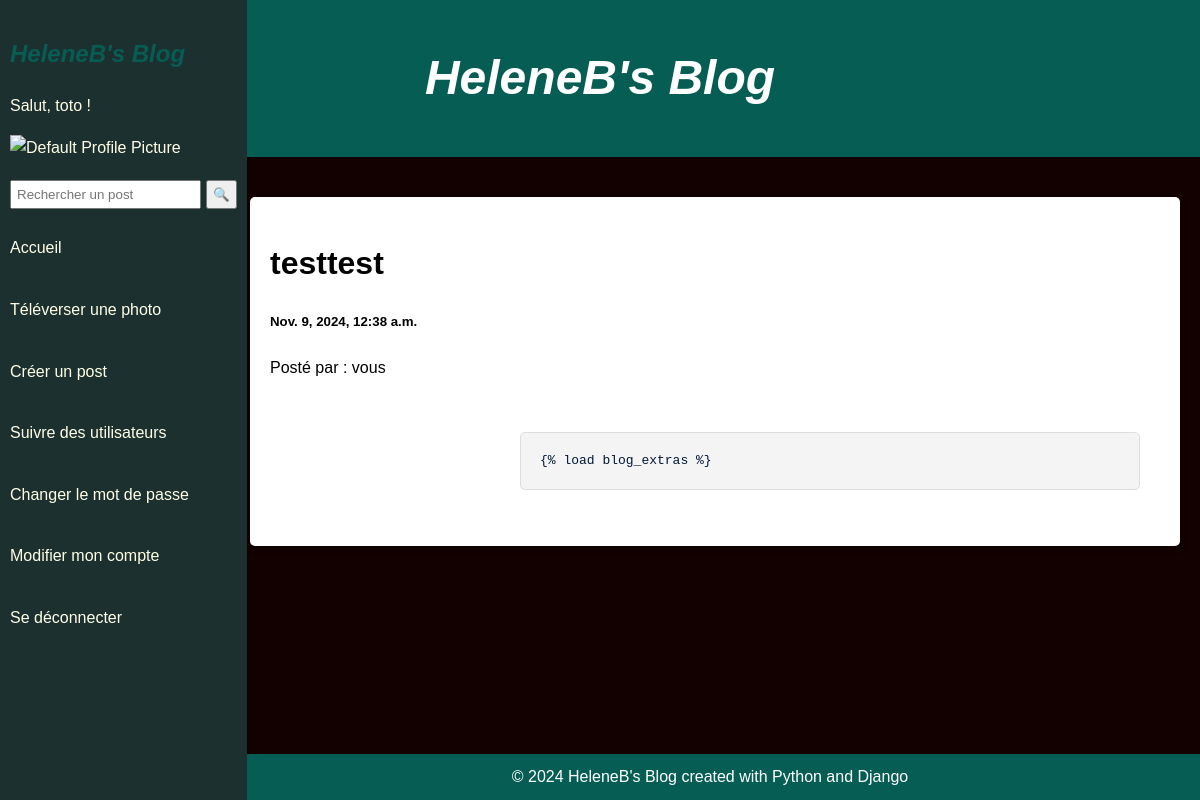
/post/8/ (signed in), run on the app's committed database.
### posts/models.py (models this page shows, shortened)
class User(AbstractUser):
    CREATOR = 'CREATOR'
    SUBSCRIBER = 'SUBSCRIBER'
    ROLE_CHOICES = [
        (CREATOR, 'Creator'),
        (SUBSCRIBER, 'Subscriber'),
    ]
    profile_picture = models.ImageField(upload_to='profile_pictures/', null=True, blank=True)
    role = models.CharField(max_length=300, choices=ROLE_CHOICES, default=SUBSCRIBER)
    follows = models.ManyToManyField(
         'self',
        limit_choices_to={'role': CREATOR},# Un utilisateur ne peut suivre que les créateurs
        symmetrical=False, # Un utilisateur peut suivre plusieurs créateurs, mais un créateur ne peut pas suivre un utilisateur
        verbose_name='suit',# Le nom de la relation
    )

class Post(models.Model):
    title = models.CharField(max_length=100)
    content = models.TextField()
    photo= models.ForeignKey('Photo', on_delete=models.CASCADE, null=True, blank=True)
    created_at = models.DateTimeField(default=datetime.now, blank=True)
    contributors = models.ManyToManyField(settings.AUTH_USER_MODEL, through='PostContributor', related_name='contributions')

### posts/views.py (the view)
# urls.py: path('post/<str:pk>/', views.post, name='post'),
def post(request, pk): #permet de voir un post en particulier
     posts = Post.objects.get(id=pk)
     return render(request, 'posts.html', {'posts':posts})

### posts/templatetags/posts_extras.py (called while the page is built)
@register.simple_tag(takes_context=True)
def get_post_display(context, user):
    if user == context['user']:
        return 'vous'
    return user.username

### templates/posts.html (shortened to what this page needs)
{% extends 'base.html' %}
{% load posts_extras %}
{% block content %}
<div class="row">
  <div class="leftcolumn">
    <div class="card">
      <h1>{{ posts.title }}</h1>
      <h5>{{ posts.created_at }}</h5>
      <p>Posté par : {% get_post_display user=user %}</p>
      <div class="content">
        <pre><code>{{ posts.content }}</code></pre>
      </div>
    </div>
  </div>
</div>
{% endblock %}

### templates/base.html (shortened to what this page needs)
{% load static %}
<!DOCTYPE html>
<html lang="en">
<head>
  <link rel="stylesheet" type="text/css" href="{% static 'css/style.css' %}" />
</head>
<body>
  <div class="header">
    <h2><a href="/index">HeleneB's Blog</a></h2>
  </div>
  <div class="sidebar">
    <h2>HeleneB's Blog</h2>
    {% if user.is_authenticated %}
    <p>Salut, {{ user }} !</p>
    {% if user.profile_picture %}
    <img class="profile_picture" src="{{ user.profile_picture.url }}" alt="Profile Picture">
    {% else %}
    <img class="profile_picture" src="{% static 'assets/default_profile.png' %}" alt="Default Profile Picture">
    {% endif %}
    <form method="get" action="{% url 'search' %}" style="display: flex; align-items: center;">
      <input type="text" name="q" placeholder="Rechercher un post" aria-label="Search"
        style="padding: 5px; margin-right: 5px;">
      <button type="submit" style="padding: 5px;">🔍</button>
    </form>
    <p><a href="{% url 'index' %}">Accueil</a></p>
    {% if perms.posts.add_post %}
    <p><a href="{% url 'photo_upload' %}">Téléverser une photo</a></p>
    <p><a href="{%url 'create'%}"> Créer un post</a></p>
    {% endif %}
    <p><a href="{% url 'follow_users' %}">Suivre des utilisateurs</a></p>
    <p><a href="{% url 'password_change' %}">Changer le mot de passe</a></p>
    <p><a href="{%url 'update_profile' %}">Modifier mon compte</a></p>
    <p><a href="{% url 'logout' %}">Se déconnecter</a></p>
    {% else %}
    <p>Bienvenue, invité !<br> Veuillez vous connecter.</p>
    <p><a href="{% url 'login' %}">Se connecter</a></p>
    <p><a href="{% url 'signup' %}">S'inscrire</a></p>
    {% endif %}
  </div>
  <div class="content">
    {% block content %}{% endblock %}
  </div>
  <footer>
    <div>&copy; 2024 HeleneB's Blog created with Python and Django</div>
  </footer>
</body>
</html>

### static/css/style.css (style rules this page uses)
* { box-sizing: border-box; }
body { font-family: "Arial", sans-serif; padding: 0; background: #130101; margin: 0; line-height: 1.6; }
.sidebar { height: 100%; position: fixed; z-index: 1; top: 0; left: 0; background-color: #1d3030; color: #ffffe6; overflow-x: hidden; padding-top: 15px; padding-left: 10px; padding-right: 10px; }
.content { margin-left: 230px; padding: 20px; }
.header { background-color: #065d54; color: white; padding: 20px; text-align: center; }
.header a { color: white; text-decoration: none; font-size: 3rem; }
.card, .container { background-color: white; padding: 20px; margin-top: 20px; border-radius: 5px; box-shadow: 0 4px 8px rgba(0, 0, 0, 0.1); transition: transform 0.2s ease; margin-bottom: 7rem; }
.sidebar a { text-decoration: none; color: #ffffe6; display: block; padding: 10px 0; }
pre { background-color: #f4f4f4; border: 1px solid #ddd; border-radius: 5px; padding: 15px; overflow-x: auto; font-family: "Courier New", Courier, monospace; }
code { color: rgb(1, 23, 55); background-color: #f4f4f4; padding: 2px 4px; border-radius: 3px; font-size: 1em; }
footer { background: #065d54; color: white; text-align: center; padding: 10px 0; position: fixed; width: calc(100% - 220px); bottom: 0; margin-left: 220px; }
h2 { color: #065d54; font-style: italic; }
.profile_picture { width: 200px; margin-bottom: 20px; }

### data on the page
User: username "toto", id "vous"
Post: title "testtest", created_at "Nov. 9, 2024, 12:38 a.m.", content "{% load blog_extras %}"
